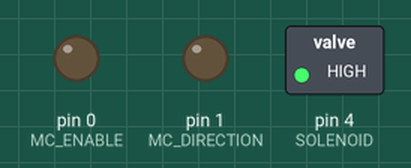
Recording of a sketch running on a simulated Arduino Uno, built with avr-gcc and run on an emulated ATmega328P. On the bench: switched loads named in the sketch (green lamp = pin HIGH), output pins drawn as LEDs (lit = HIGH).

Above: at 5.1 s.
At 7.1 s:
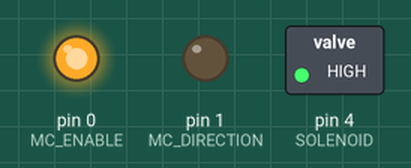
At 35.1 s:
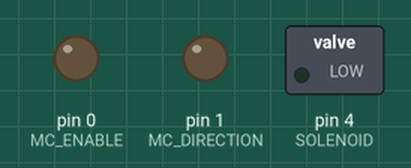
Timing chart, 0 to 36.6 s (numbered marks = the images above):
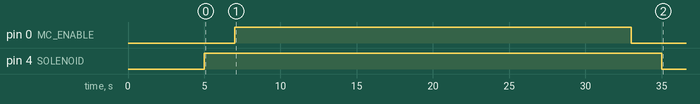

The sketch:

half_contract.ino
```cpp
#define MC_ENABLE 0
#define MC_DIRECTION 1
#define SOLENOID 4
#define START_WAIT 30000 //30 seconds
unsigned long seconds = 1000;
unsigned long duration = 26;
void setup() {
  pinMode(SOLENOID, OUTPUT);
  pinMode(MC_ENABLE, OUTPUT);
  pinMode(MC_DIRECTION, OUTPUT);
  delay(5000);
  contractBellows();

}

void loop() {

}

void contractBellows() {
  digitalWrite(SOLENOID, HIGH);
  delay(2000);
  unsigned long starttime = millis();
  unsigned long endtime = starttime;
  digitalWrite(MC_DIRECTION, LOW);
  digitalWrite(MC_ENABLE, HIGH);
  while((endtime - starttime) <= seconds*duration) {
    endtime = millis();
  }
  digitalWrite(MC_ENABLE, LOW);
  delay(2000);
  digitalWrite(SOLENOID, LOW);
}
```
